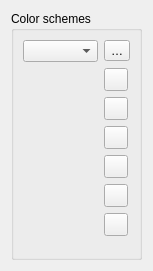
             <widget class="QWidget" name="scrollAreaWidgetContents">
              <property name="geometry">
               <rect>
                <x>0</x>
                <y>0</y>
                <width>153</width>
                <height>271</height>
               </rect>
              </property>
              <layout class="QHBoxLayout" name="horizontalLayout_46">
               <item>
                <widget class="QgsCollapsibleGroupBox" name="groupBox_7">
                 <property name="title">
                  <string>Color schemes</string>
                 </property>
                 <layout class="QGridLayout" name="gridLayout_12">
                  <item row="7" column="1">
                   <spacer name="verticalSpacer_12">
                    <property name="orientation">
                     <enum>Qt::Vertical</enum>
                    </property>
                    <property name="sizeHint" stdset="0">
                     <size>
                      <width>20</width>
                      <height>40</height>
                     </size>
                    </property>
                   </spacer>
                  </item>
                  <item row="5" column="1">
                   <widget class="QToolButton" name="mButtonImportColors">
                    <property name="toolTip">
                     <string>Import colors from file</string>
                    </property>
                    <property name="text">
                     <string/>
                    </property>
                    <property name="icon">
                     <iconset resource="../../images/images.qrc">
                      <normaloff>:/images/themes/default/mActionFileOpen.svg</normaloff>:/images/themes/default/mActionFileOpen.svg</iconset>
                    </property>
                   </widget>
                  </item>
                  <item row="1" column="0" rowspan="8">
                   <widget class="QgsColorSchemeList" name="mTreeCustomColors" native="true">
                    <property name="focusPolicy">
                     <enum>Qt::StrongFocus</enum>
                    </property>
                   </widget>
                  </item>
                  <item row="4" column="1">
                   <widget class="QToolButton" name="mButtonPasteColors">
                    <property name="toolTip">
                     <string>Paste colors</string>
                    </property>
                    <property name="text">
                     <string/>
                    </property>
                    <property name="icon">
                     <iconset resource="../../images/images.qrc">
                      <normaloff>:/images/themes/default/mActionEditPaste.svg</normaloff>:/images/themes/default/mActionEditPaste.svg</iconset>
                    </property>
                   </widget>
                  </item>
                  <item row="1" column="1">
                   <widget class="QToolButton" name="mButtonAddColor">
                    <property name="toolTip">
                     <string>Add color</string>
                    </property>
                    <property name="text">
                     <string/>
                    </property>
                    <property name="icon">
                     <iconset resource="../../images/images.qrc">
                      <normaloff>:/images/themes/default/symbologyAdd.svg</normaloff>:/images/themes/default/symbologyAdd.svg</iconset>
                    </property>
                   </widget>
                  </item>
                  <item row="2" column="1">
                   <widget class="QToolButton" name="mButtonRemoveColor">
                    <property name="toolTip">
                     <string>Remove color</string>
                    </property>
                    <property name="text">
                     <string/>
                    </property>
                    <property name="icon">
                     <iconset resource="../../images/images.qrc">
                      <normaloff>:/images/themes/default/symbologyRemove.svg</normaloff>:/images/themes/default/symbologyRemove.svg</iconset>
                    </property>
                   </widget>
                  </item>
                  <item row="3" column="1">
                   <widget class="QToolButton" name="mButtonCopyColors">
                    <property name="toolTip">
                     <string>Copy colors</string>
                    </property>
                    <property name="text">
                     <string/>
                    </property>
                    <property name="icon">
                     <iconset resource="../../images/images.qrc">
                      <normaloff>:/images/themes/default/mActionEditCopy.svg</normaloff>:/images/themes/default/mActionEditCopy.svg</iconset>
                    </property>
                   </widget>
                  </item>
                  <item row="0" column="0">
                   <layout class="QHBoxLayout" name="horizontalLayout_22">
                    <item>
                     <widget class="QComboBox" name="mColorSchemesComboBox"/>
                    </item>
                   </layout>
                  </item>
                  <item row="6" column="1">
                   <widget class="QToolButton" name="mButtonExportColors">
                    <property name="toolTip">
                     <string>Export colors</string>
                    </property>
                    <property name="text">
                     <string/>
                    </property>
                    <property name="icon">
                     <iconset resource="../../images/images.qrc">
                      <normaloff>:/images/themes/default/mActionFileSave.svg</normaloff>:/images/themes/default/mActionFileSave.svg</iconset>
                    </property>
                   </widget>
                  </item>
                  <item row="0" column="1">
                   <widget class="QToolButton" name="mSchemeToolButton">
                    <property name="text">
                     <string>…</string>
                    </property>
                    <property name="popupMode">
                     <enum>QToolButton::InstantPopup</enum>
                    </property>
                   </widget>
                  </item>
                 </layout>
                </widget>
               </item>
              </layout>
             </widget>
